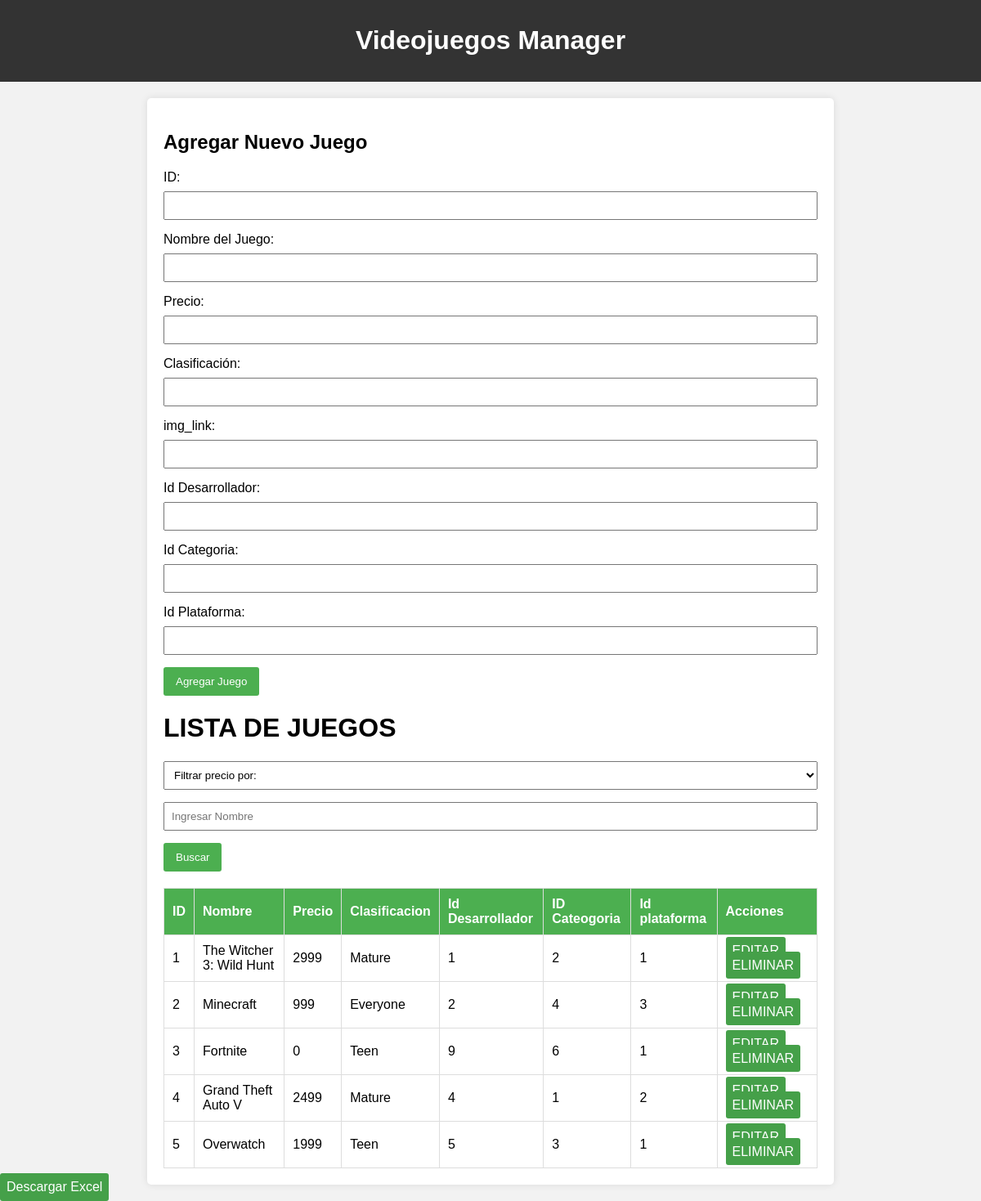
/bienvenido.php, run on an earlier commit of the app's database.
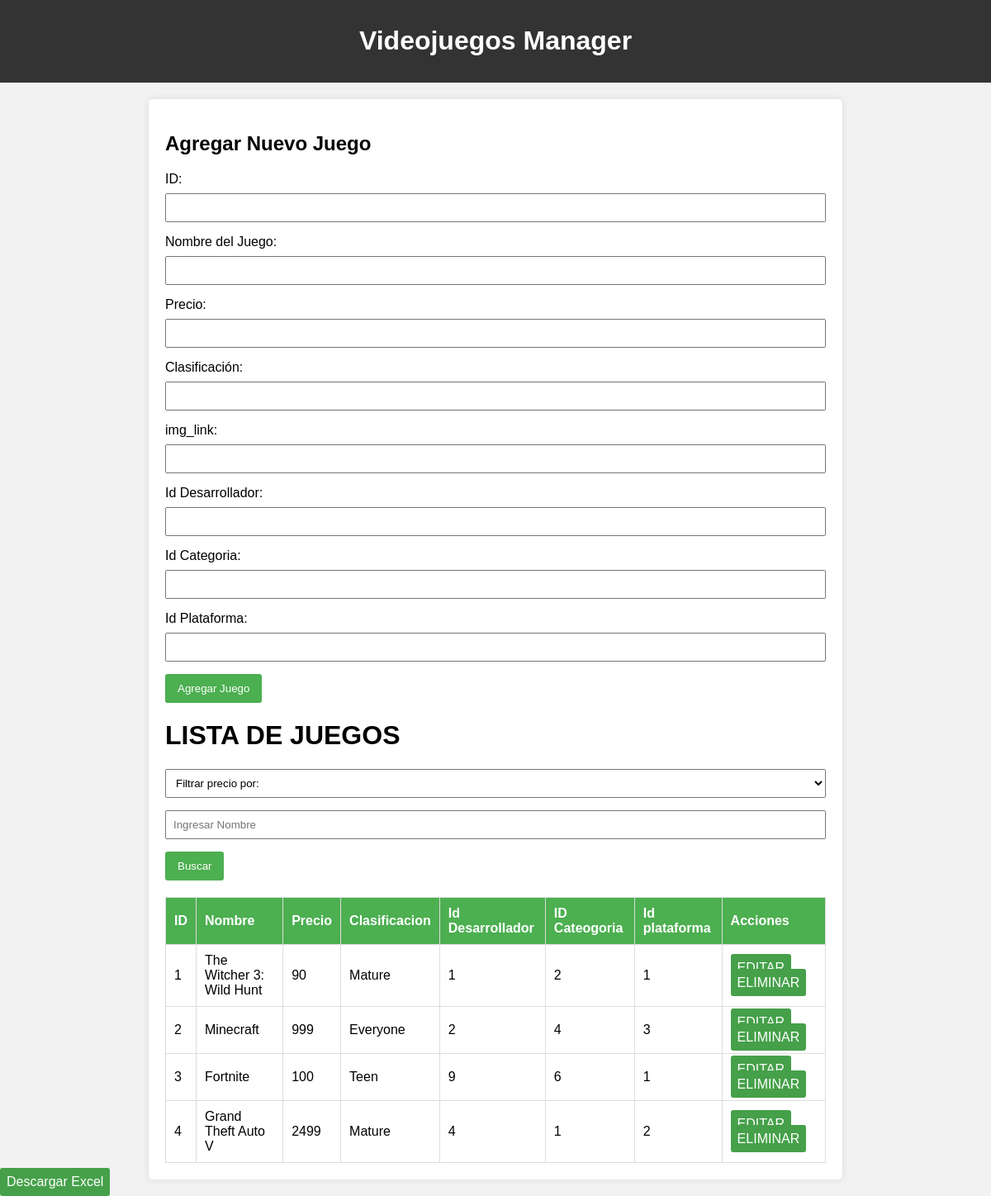
And on a later commit of the database.
### tables this page shows
CREATE TABLE `juego` (
  `id` int(11) NOT NULL,
  `nombre` varchar(255) NOT NULL,
  `precio` int(11) NOT NULL,
  `clasificacion` varchar(255) NOT NULL,
  `img_link` varchar(3000) NOT NULL,
  `id_desarrollador` int(11) NOT NULL,
  `id_categoria` int(11) NOT NULL,
  `id_plataforma` int(11) NOT NULL
);

### bienvenido.php (the view, shortened to what this page needs)
<!DOCTYPE html>
<html lang="en">
<head>
</head>
<body>
    <header>
        <h1>Videojuegos Manager</h1>
    </header>
    <main>
        <form action="Agregarjuego.php" method="POST">
            <h2>Agregar Nuevo Juego</h2>
            <label for="id">ID:</label>
            <input type="text" id="id" name="id" required>
            <label for="nombre">Nombre del Juego:</label>
            <input type="text" id="nombre" name="nombre" required>
            <label for="precio">Precio:</label>
            <input type="text" id="precio" name="precio" required>
            <label for="clasificacion">Clasificación:</label>
            <input type="text" id="clasificacion" name="clasificacion" required>
            <label for="img_link">img_link:</label>
            <input type="text" id="img_link" name="img_link" required>
            <label for="id_desarrollador">Id Desarrollador:</label>
            <input type="text" id="id_desarrollador" name="id_desarrollador" required>
            <label for="id_categoria">Id Categoria:</label>
            <input type="text" id="id_categoria" name="id_categoria" required>
            <label for="id_plataforma">Id Plataforma:</label>
            <input type="text" id="id_plataforma" name="id_plataforma" required>
            <button type="submit">Agregar Juego</button>
        </form>
    <?php
    include("conexion_be.php");
    $where = "";
    $sql = "select * from juego $where";
    $resultado = mysqli_query($conexion,$sql);
    ?>
    <H1>LISTA DE JUEGOS</H1>
    <form method ="POST">
            <select name="fp" id="">
                <option value="0">Filtrar precio por:</option>
            </select>
            <input name="fn" type="text" placeholder="Ingresar Nombre">
            <button type="submit" name="fbuscar">Buscar</button>
    </form>
    <table>
        <thead>
            <tr>
                <th>ID</th>
                <th>Nombre</th>
                <th>Precio</th>
                <th>Clasificacion</th>
                <th>Id Desarrollador</th>
                <th>ID Cateogoria</th>
                <th>Id plataforma</th>
                <th>Acciones</th>
            </tr>
        </thead>
        <tbody>
            <?php
            while($filas = mysqli_fetch_assoc($resultado)){
                ?>
            <tr>
                <td><?php echo $filas['id']?></td>
                <td><?php echo $filas['nombre']?></td>
                <td><?php echo $filas['precio']?></td>
                <td><?php echo $filas['clasificacion']?></td>
                <td><?php echo $filas['id_desarrollador']?></td>
                <td><?php echo $filas['id_categoria']?></td>
                <td><?php echo $filas['id_plataforma']?></td>
                <td>
                    <?php echo "<a href='editar.php?id=".$filas['id']."'>EDITAR</a>";?>
                    <?php echo "<a href='eliminar.php?id=".$filas['id']."' onclick='return confirmar()'>ELIMINAR</a>";?>
                </td>
            </tr>
            <?php
            }
            ?>
        </tbody>
    </table>
    </main>
    <a href="./excel.php" class="excel">Descargar Excel</a>
</body>
</html>

What changed in the data, as far as the page shows it:
removed juego: id "5", nombre "Overwatch", precio "1999", clasificacion "Teen", id_desarrollador "5", id_categoria "3", id_plataforma "1"
changed juego "The Witcher 3: Wild Hunt": precio "2999" → "90"
changed juego "Fortnite": precio "0" → "100"
